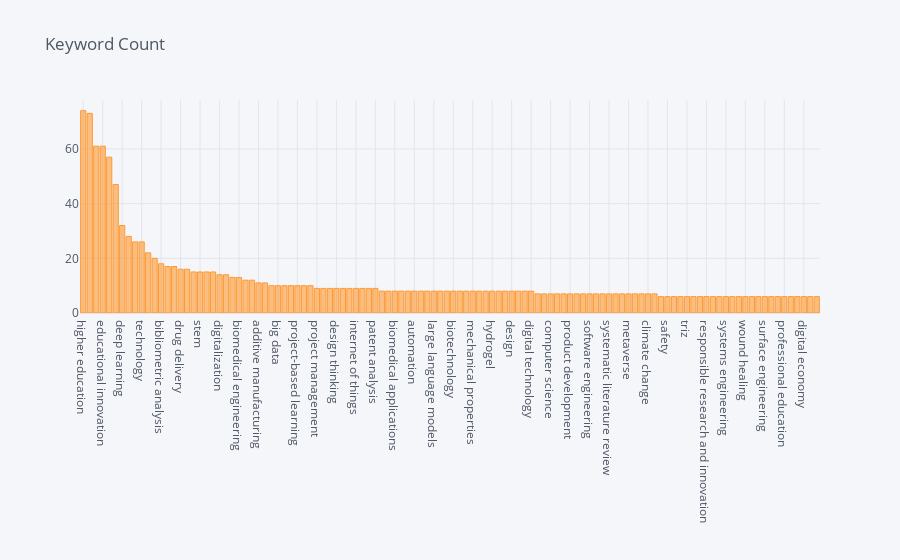

The cell this chart's notebook holds for it:
### Code cell
import cufflinks as cf
cf.go_offline()
cf.set_config_file(offline=False, world_readable=True)
df_filtered.toPandas().iplot(kind='bar', x='Keywords', y='Count', title='Keyword Count')

### Figure 1 — Plotly figure (JSON) as saved in the notebook; plotly's stock layout.template omitted (floating-point values rounded to 4 significant figures)
{"data": [{"marker": {"color": "rgba(255, 153, 51, 0.6)", "line": {"color": "rgba(255, 153, 51, 1.0)", "width": 1}}, "name": "Count", "orientation": "v", "text": "", "type": "bar", "x": ["higher education", "artificial intelligence", "machine learning", "educational innovation", "green technology innovation", "sustainability", "deep learning", "tissue engineering", "education", "technology", "biomaterials", "3d printing", "bibliometric analysis", "blockchain", "digital transformation", "drug delivery", "sustainable development", "industry 4.0", "stem", "virtual reality", "renewable energy", "digitalization", "chatgpt", "artificial intelligence (ai)", "biomedical engineering", "iot", "entrepreneurship", "additive manufacturing", "regenerative medicine", "technology innovation", "big data", "nanotechnology", "generative ai", "project-based learning", "ethics", "china", "project management", "energy efficiency", "green finance", "design thinking", "challenge-based learning", "synthetic biology", "internet of things", "ai", "knowledge management", "patent analysis", "technological innovation", "innovation management", "biomedical applications", "vosviewer", "learning", "automation", "prompt engineering", "bibliometrics", "large language models", "stem education", "energy harvesting", "biotechnology", "digital technologies", "augmented reality", "mechanical properties", "natural language processing", "citespace", "hydrogel", "3d bioprinting", "optimization", "design", "sustainable development goals", "educational technology", "digital technology", "creativity", "feature engineering", "computer science", "resilience", "bioengineering", "product development", "genetic engineering", "bioprinting", "software engineering", "teaching innovation", "product design", "systematic literature review", "green innovation", "digital twin", "metaverse", "technology adoption", "patent", "climate change", "construction industry", "industry", "safety", "research and development", "teaching", "triz", "biocompatibility", "energy", "responsible research and innovation", "environmental impact", "environmental regulation", "systems engineering", "polymers", "entrepreneurship education", "wound healing", "review", "sensors", "surface engineering", "blockchain technology", "carbon emissions", "professional education", "digital finance", "steam education", "digital economy", "bibliometric", "assessment"], "y": [74, 73, 61, 61, 57, 47, 32, 28, 26, 26, 22, 20, 18, 17, 17, 16, 16, 15, 15, 15, 15, 14, 14, 13, 13, 12, 12, 11, 11, 10, 10, 10, 10, 10, 10, 10, 9, 9, 9, 9, 9, 9, 9, 9, 9, 9, 8, 8, 8, 8, 8, 8, 8, 8, 8, 8, 8, 8, 8, 8, 8, 8, 8, 8, 8, 8, 8, 8, 8, 8, 7, 7, 7, 7, 7, 7, 7, 7, 7, 7, 7, 7, 7, 7, 7, 7, 7, 7, 7, 6, 6, 6, 6, 6, 6, 6, 6, 6, 6, 6, 6, 6, 6, 6, 6, 6, 6, 6, 6, 6, 6, 6, 6, 6]}], "layout": {"legend": {"bgcolor": "#F5F6F9", "font": {"color": "#4D5663"}}, "paper_bgcolor": "#F5F6F9", "plot_bgcolor": "#F5F6F9", "title": {"font": {"color": "#4D5663"}, "text": "Keyword Count"}, "xaxis": {"gridcolor": "#E1E5ED", "showgrid": true, "tickfont": {"color": "#4D5663"}, "title": {"font": {"color": "#4D5663"}, "text": ""}, "zerolinecolor": "#E1E5ED"}, "yaxis": {"gridcolor": "#E1E5ED", "showgrid": true, "tickfont": {"color": "#4D5663"}, "title": {"font": {"color": "#4D5663"}, "text": ""}, "zerolinecolor": "#E1E5ED"}}}
